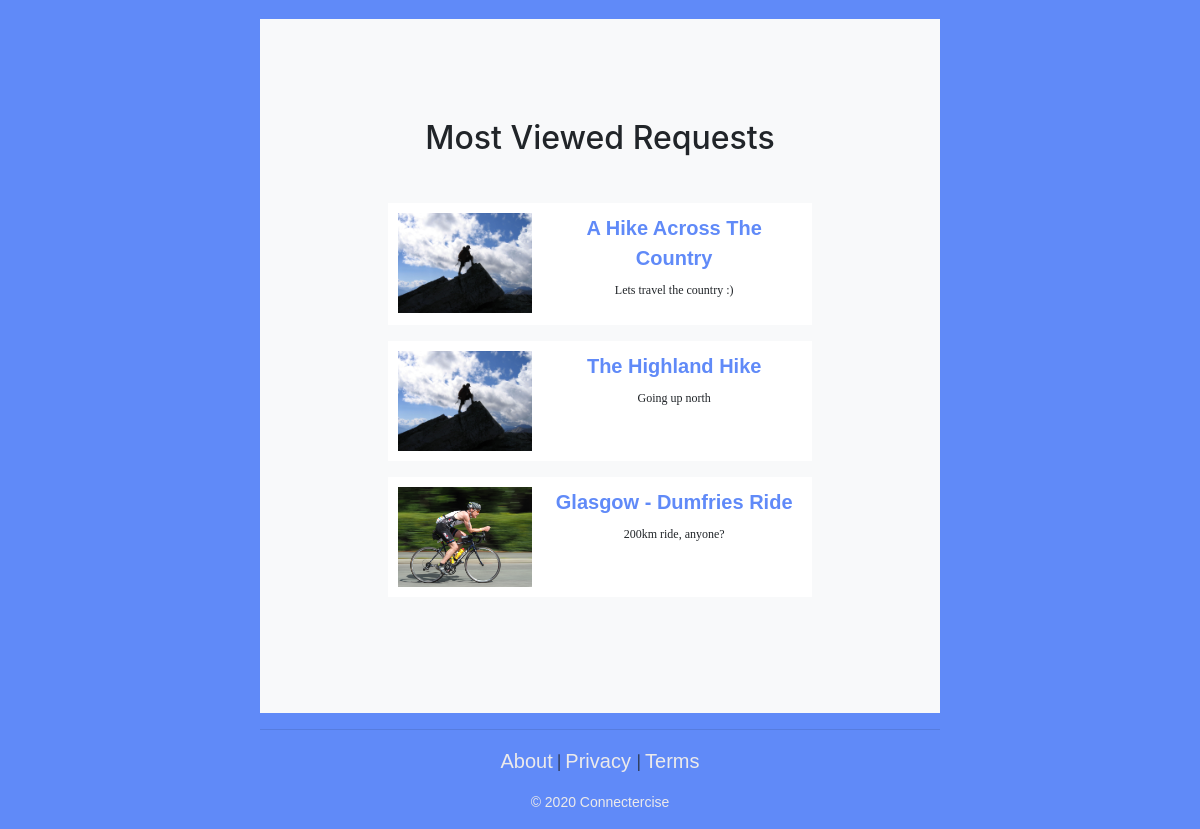
/explore/ (lower part), run on an earlier commit of the app's database.
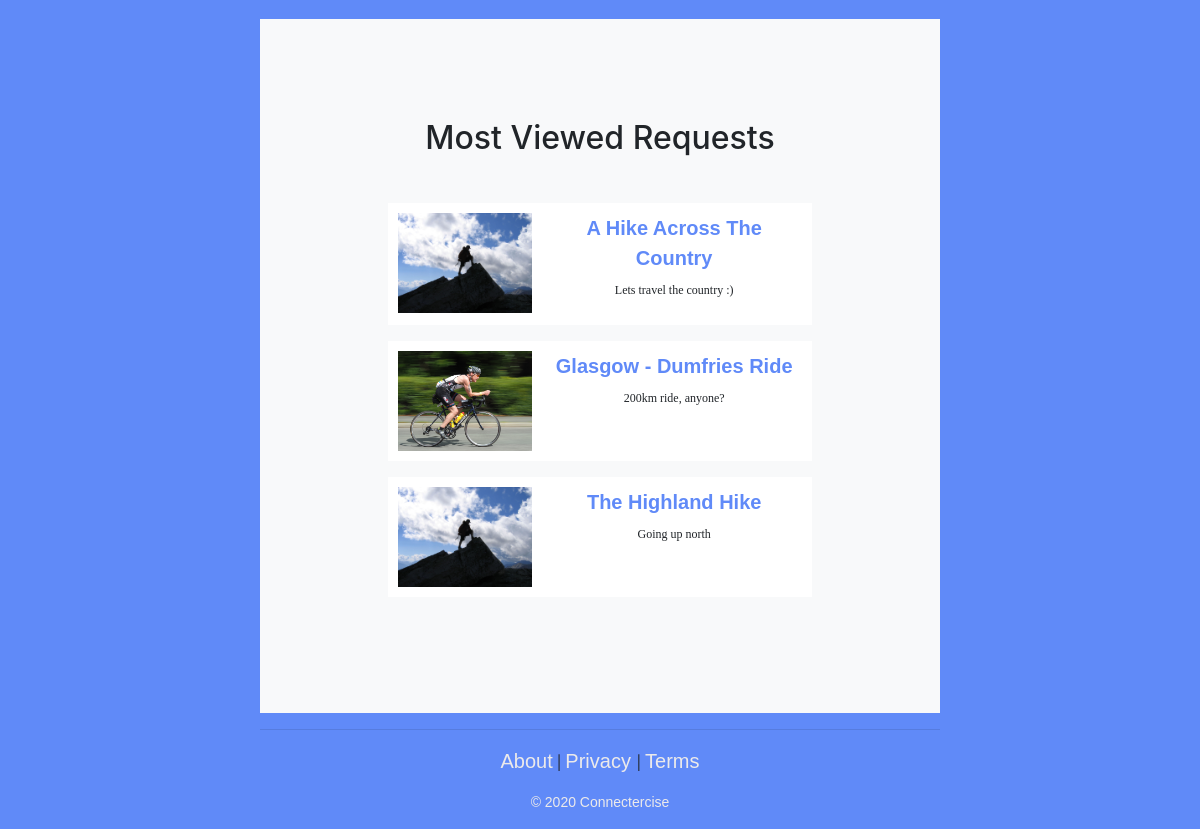
And on a later commit of the database.
### connectercise/models.py (models this page shows, shortened)
class SportRequest(models.Model):
    sport = models.ForeignKey(Sport, on_delete=models.CASCADE)
    title = models.CharField(max_length=128)
    views = models.IntegerField(default=0)
    slug = models.SlugField(unique=True)
    request_id = models.CharField(max_length=128,primary_key=True)
    suggested_date = models.DateField(null=True, blank=True, help_text='MM/DD/YY (optional HH:MM)')
    location = models.CharField(max_length=512)
    creator = models.ForeignKey(User, on_delete=models.CASCADE)
    desc = models.CharField(max_length=1024)
    completed = models.BooleanField(default=False)
    picture = models.ImageField(upload_to='requests', blank=True)

class Sport(models.Model):
    name = models.CharField(max_length=128, unique=True)
    slug = models.SlugField(unique=True)
    picture = models.ImageField(upload_to='sports', default='sports/default.jpg')

### connectercise/views.py (the view)
# urls.py: path('explore/', views.explore, name='explore'),
def explore(request):
    sport_list = Sport.objects.all()[:5]
    request_list = SportRequest.objects.order_by('-views')[:5]
    context_dict = {}
    context_dict['sports'] = sport_list
    context_dict['requests'] = request_list
    return render(request, 'connectercise/explore.html', context=context_dict)

### templates/connectercise/explore.html (shortened to what this page needs)
{% extends 'connectercise/base.html' %}
{% load static %}
{% block body_block %}
<div class="container text-center">
    <br>
    <section id="requests" class="bg-light">
    <div class="container">
        <div class="row">
            <div class="col-lg-8 mx-auto">
            <h2>Most Viewed Requests</h2><br>
                        <p class="card-text">
                        {% if requests %}
                            {% for r in requests %}
                            {% if r.completed == False %}
                            <ul class="list">
                                <li class="list">
                                {% if r.picture %}
                                <img class="list" src="{{ r.picture.url }}" />
                                {% else %}
                                <img class="list" src="{{ r.sport.picture.url }}" />
                                {% endif %}
                                <h3 class="list"><a href="{% url 'connectercise:show_request' r.sport.slug r.slug %}">
                                {{ r.title }}</a></h3>
                                <p class="list">{{ r.desc }}</p>
                                </li>
                            </ul>
                                {% endif %}
                            {% endfor %}
                        {% else %}
                            <li class="nav-item">There are no requests present.</li>
                        {% endif %}
                        </p>
            </div>
        </div>
    </div>
    </section>
</div>
{% endblock %}

What changed in the data, as far as the page shows it:
changed SportRequest "Glasgow - Dumfries Ride": moves up the list
